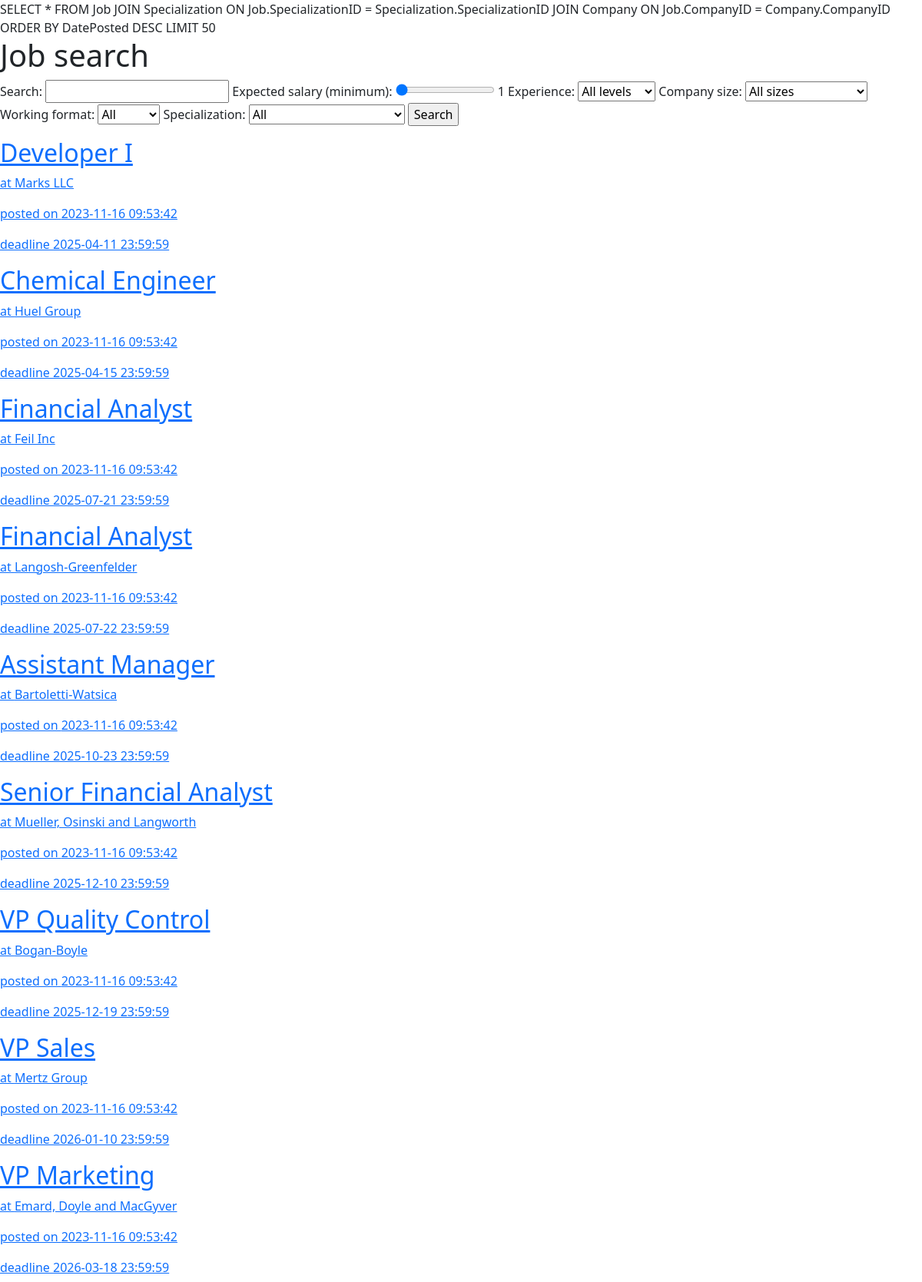
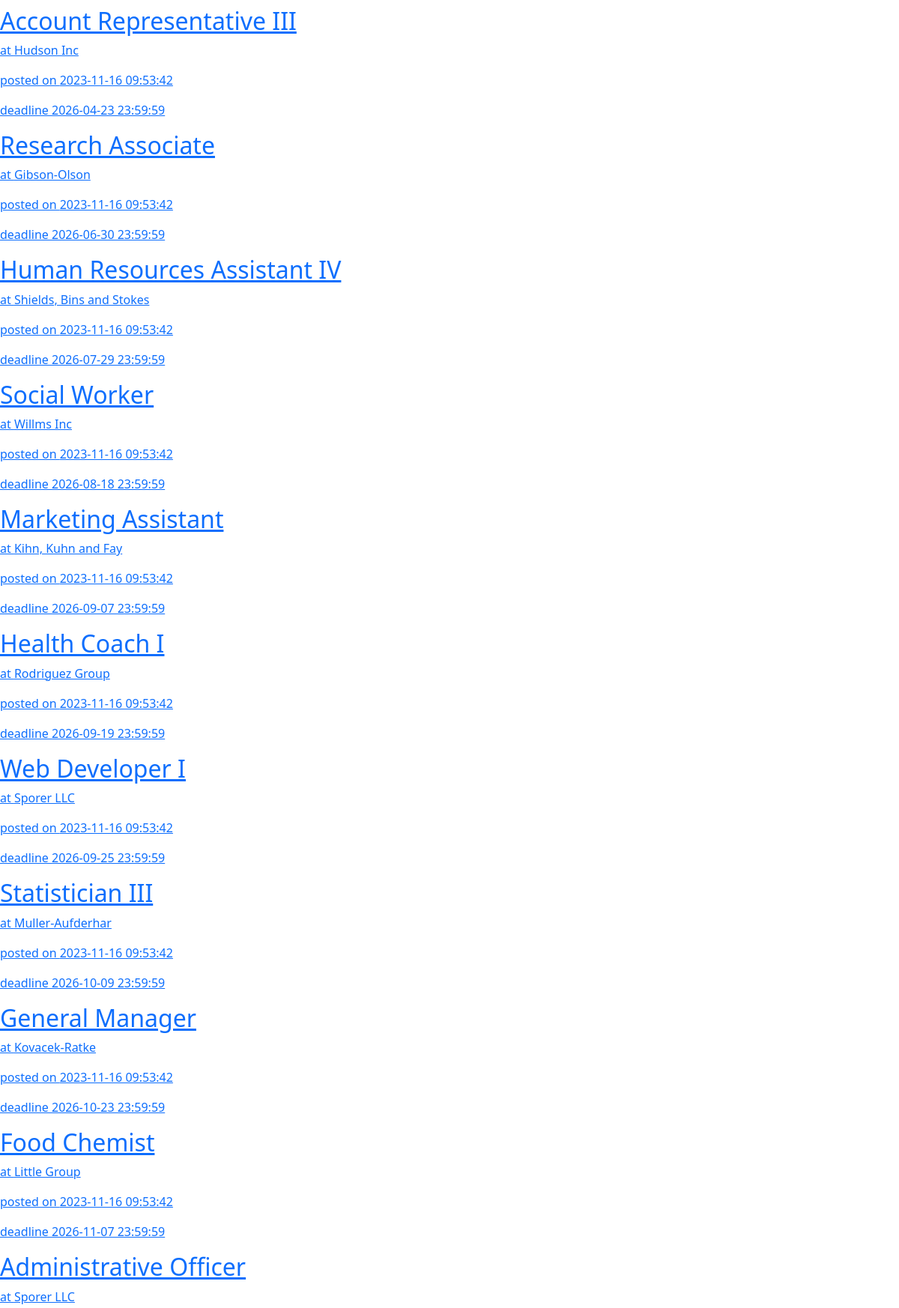
Page /pages/job_search.php (upper part) on the committed database (2 pictures, top to bottom).
### tables this page shows
CREATE TABLE Job (
    JobID INT NOT NULL PRIMARY KEY AUTO_INCREMENT,
    CompanyID INT NOT NULL,
    JobTitle VARCHAR(100) NOT NULL,
    DatePosted DATETIME NOT NULL DEFAULT NOW(),
    ApplicationDeadline DATETIME NOT NULL,
    Salary DECIMAL(10,2) NOT NULL,
    WorkingLocation VARCHAR(100) NOT NULL,
    SpecializationID INT NOT NULL,
    ExperienceRequirement ENUM("Internship", "Entry level", "Junior", "Mid-level", "Senior") NOT NULL,
    WorkingFormat ENUM("On-site", "Remote", "Hybrid") NOT NULL,
    ScopeOfWork TEXT NOT NULL,
    Benefits TEXT NOT NULL,

    CONSTRAINT FOREIGN KEY (CompanyID)
        REFERENCES Company(CompanyID)
        ON DELETE CASCADE
        ON UPDATE CASCADE,

    CONSTRAINT FOREIGN KEY (SpecializationID)
        REFERENCES Specialization(SpecializationID)
        ON DELETE RESTRICT
        ON UPDATE CASCADE
);

CREATE TABLE Company (
    CompanyID INT NOT NULL PRIMARY KEY AUTO_INCREMENT,
    AuthenticationID VARCHAR(100) NOT NULL,
    CompanyName VARCHAR(100) NOT NULL,
    CompanySize ENUM("1-20 employees", "21-50 employees", "51-100 employees", "100+ employees") NOT NULL,
    Phone VARCHAR(10) NOT NULL,
    Email VARCHAR(100) NOT NULL,
    Introduction TEXT NOT NULL
);

### pages/job_search.php (the view, shortened to what this page needs)
<?php
$resultsPerPage = '50';
$db = $GLOBALS["db"];
$query = "SELECT * FROM Job JOIN Specialization ON Job.SpecializationID = Specialization.SpecializationID JOIN Company ON Job.CompanyID = Company.CompanyID";
$query .= " ORDER BY DatePosted DESC LIMIT " . $resultsPerPage;
$result = mysqli_query($db, $query);
function jobCard($job) {
    echo '<a href="/applicant/job/' . $job["JobID"] . '">';
    echo "<h2>" . $job["JobTitle"] . "</h2>";
    echo "<p>at " . $job["CompanyName"] . "</p>";
    echo "<p>posted on " . $job["DatePosted"] . "</p>";
    echo "<p>deadline " . $job["ApplicationDeadline"] . "</p>";
    echo "</a>";
}
?>
<!DOCTYPE html>
<html lang="en">
<head>
    <link href="https://cdn.jsdelivr.net/npm/bootstrap@5.3.2/dist/css/bootstrap.min.css" rel="stylesheet">
</head>
<body>
    <h1>Job search</h1>
    <form method="get" action="/applicant/jobsearch">
        <label>
            Search:
            <input type="text" name="query" value=<?php echo isset($queryString) ? '"'.$queryString.'"' : '""' ?>/>
        </label>
        <label>
            Expected salary (minimum):
            <input type="range" name="salary" min="1" max="9999" value="1" id="salarySlider"/>
            <span id="salaryValue">1</span>
        </label>
        <label>
            Experience:
            <select name="experience" value="someval">
                <option value="" default>All levels</option>
            </select>
        </label>
        <label>
            Company size:
            <select name="companySize">
                <option value="" default>All sizes</option>
            </select>
        </label>
        <label>
            Working format:
            <select name="format">
                <option value="" default>All</option>
            </select>
        </label>
        <label>
            Specialization:
            <select name="specialization">
                <option value="" default>All</option>
            </select>
        </label>
        <input type="submit" value="Search"/>
    </form>
    <?php
    if ($result == false) {
        echo "". mysqli_error($db);
    } else {
        while ($row = mysqli_fetch_assoc($result)) {
            jobCard($row);
        }
    }
    ?>
</body>
</html>

### rows in the picture
job: JobTitle "Developer I", CompanyID.CompanyName "Marks LLC", DatePosted "2023-11-16 09:53:42", ApplicationDeadline "2025-04-11 23:59:59"
job: JobTitle "Chemical Engineer", CompanyID.CompanyName "Huel Group", DatePosted "2023-11-16 09:53:42", ApplicationDeadline "2025-04-15 23:59:59"
job: JobTitle "Financial Analyst", CompanyID.CompanyName "Feil Inc", DatePosted "2023-11-16 09:53:42", ApplicationDeadline "2025-07-21 23:59:59"
job: JobTitle "Financial Analyst", CompanyID.CompanyName "Langosh-Greenfelder", DatePosted "2023-11-16 09:53:42", ApplicationDeadline "2025-07-22 23:59:59"
job: JobTitle "Assistant Manager", CompanyID.CompanyName "Bartoletti-Watsica", DatePosted "2023-11-16 09:53:42", ApplicationDeadline "2025-10-23 23:59:59"
job: JobTitle "Senior Financial Analyst", CompanyID.CompanyName "Mueller, Osinski and Langworth", DatePosted "2023-11-16 09:53:42", ApplicationDeadline "2025-12-10 23:59:59"
job: JobTitle "VP Quality Control", CompanyID.CompanyName "Bogan-Boyle", DatePosted "2023-11-16 09:53:42", ApplicationDeadline "2025-12-19 23:59:59"
job: JobTitle "VP Sales", CompanyID.CompanyName "Mertz Group", DatePosted "2023-11-16 09:53:42", ApplicationDeadline "2026-01-10 23:59:59"
job: JobTitle "VP Marketing", CompanyID.CompanyName "Emard, Doyle and MacGyver", DatePosted "2023-11-16 09:53:42", ApplicationDeadline "2026-03-18 23:59:59"
job: JobTitle "Account Representative III", CompanyID.CompanyName "Hudson Inc", DatePosted "2023-11-16 09:53:42", ApplicationDeadline "2026-04-23 23:59:59"
job: JobTitle "Research Associate", CompanyID.CompanyName "Gibson-Olson", DatePosted "2023-11-16 09:53:42", ApplicationDeadline "2026-06-30 23:59:59"
job: JobTitle "Human Resources Assistant IV", CompanyID.CompanyName "Shields, Bins and Stokes", DatePosted "2023-11-16 09:53:42", ApplicationDeadline "2026-07-29 23:59:59"
job: JobTitle "Social Worker", CompanyID.CompanyName "Willms Inc", DatePosted "2023-11-16 09:53:42", ApplicationDeadline "2026-08-18 23:59:59"
job: JobTitle "Marketing Assistant", CompanyID.CompanyName "Kihn, Kuhn and Fay", DatePosted "2023-11-16 09:53:42", ApplicationDeadline "2026-09-07 23:59:59"
job: JobTitle "Health Coach I", CompanyID.CompanyName "Rodriguez Group", DatePosted "2023-11-16 09:53:42", ApplicationDeadline "2026-09-19 23:59:59"
job: JobTitle "Web Developer I", CompanyID.CompanyName "Sporer LLC", DatePosted "2023-11-16 09:53:42", ApplicationDeadline "2026-09-25 23:59:59"
job: JobTitle "Statistician III", CompanyID.CompanyName "Muller-Aufderhar", DatePosted "2023-11-16 09:53:42", ApplicationDeadline "2026-10-09 23:59:59"
job: JobTitle "General Manager", CompanyID.CompanyName "Kovacek-Ratke", DatePosted "2023-11-16 09:53:42", ApplicationDeadline "2026-10-23 23:59:59"
job: JobTitle "Food Chemist", CompanyID.CompanyName "Little Group", DatePosted "2023-11-16 09:53:42", ApplicationDeadline "2026-11-07 23:59:59"
job: JobTitle "Administrative Officer", CompanyID.CompanyName "Sporer LLC"
